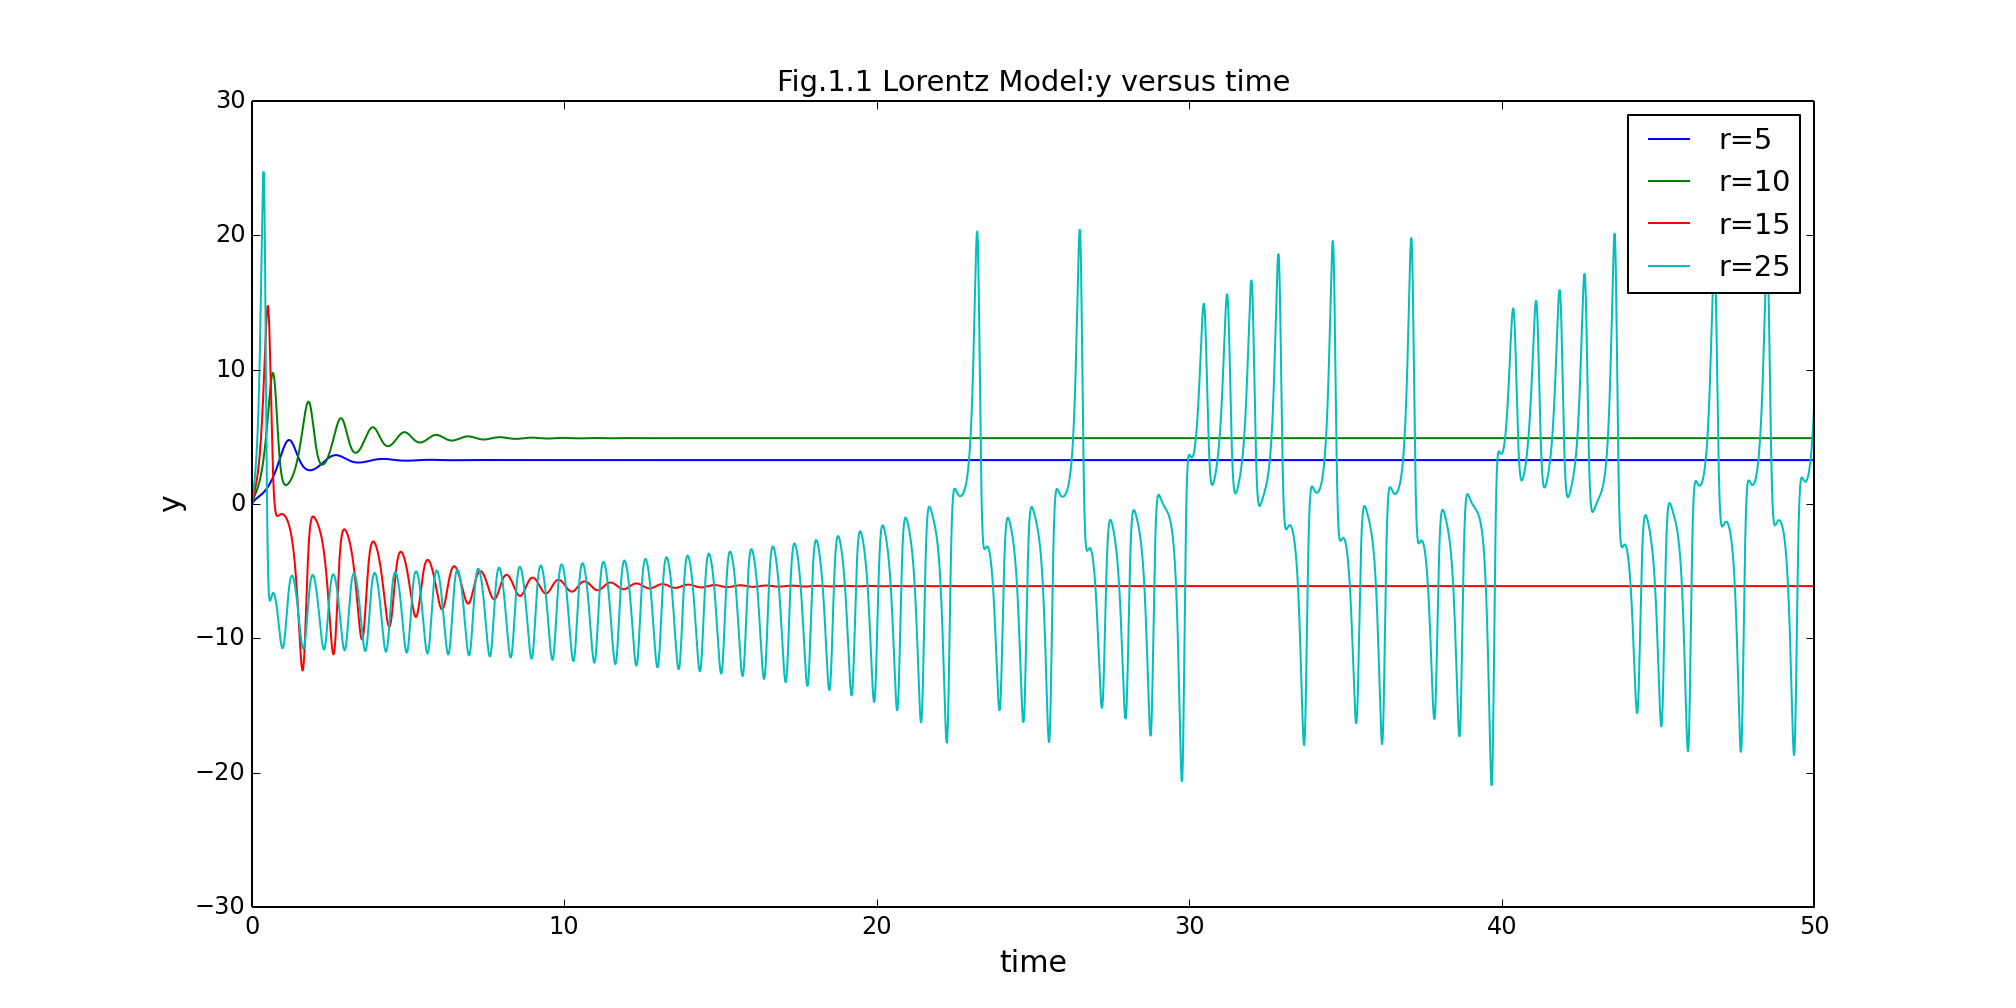

Python code for this plot:
import matplotlib.pyplot as plt
from mpl_toolkits.mplot3d import Axes3D

def loren(x0,y0,z0,r,sigma,b,dt,T):
    location=[[]for i in range(4)]
    location[0].append(x0)
    location[1].append(y0)
    location[2].append(z0)
    location[3].append(0)
    while location[3][-1]<=T:
        location[0].append(location[0][-1]+sigma*(location[1][-1]-location[0][-1])*dt)
        location[1].append(location[1][-1]+(-location[0][-2]*location[2][-1]+r*location[0][-2]-location[1][-1])*dt)
        location[2].append(location[2][-1]+(location[0][-2]*location[1][-2]-b*location[2][-1])*dt)
        location[3].append(location[3][-1]+dt)
    return location#x,y,z,time

sigma,b,dt,T=10,8./3,0.0001,50
#Figure1 z VS time for different r
A=loren(1,0,0,5,sigma,b,dt,T)
B=loren(1,0,0,10,sigma,b,dt,T)
C=loren(1,0,0,15,sigma,b,dt,T)
D=loren(1,0,0,25,sigma,b,dt,T)

plt.figure(figsize=(14,7))
#plt.subplot(1,2,1)
plt.plot(A[3],A[1],linestyle='-',linewidth=1.0,label='r=5')
plt.plot(B[3],B[1],linestyle='-',linewidth=1.0,label='r=10')
plt.plot(C[3],C[1],linestyle='-',linewidth=1.0,label='r=15')
plt.plot(D[3],D[1],linestyle='-',linewidth=1.0,label='r=25')
plt.title('Fig.1.1 Lorentz Model:y versus time')
plt.xlim(0,T)
plt.xlabel('time',fontsize=15)
plt.ylabel('y',fontsize=15)
plt.legend()
plt.savefig('Ex10-L1-1.png',dpi = 144)
plt.show()

plt.figure(figsize=(14,7))
#plt.subplot(1,2,2)
plt.plot(A[3],A[2],linestyle='-',linewidth=1.0,label='r=5')
plt.plot(B[3],B[2],linestyle='-',linewidth=1.0,label='r=10')
plt.plot(C[3],C[2],linestyle='-',linewidth=1.0,label='r=15')
plt.plot(D[3],D[2],linestyle='-',linewidth=1.0,label='r=25')
plt.title('Fig.1.2 Lorentz Model:z versus time')
plt.xlim(0,T)
plt.xlabel('time',fontsize=15)
plt.ylabel('z',fontsize=15)
plt.legend()
plt.savefig('Ex10-L1-2.png',dpi = 144)
plt.show()

#Figure2 phase-space plot
D=loren(1,0,0,25,sigma,b,dt,T)
plt.figure(figsize=(14,5.5))
#plt.subplot(1,3,1)
plt.plot(D[0],D[1],linestyle='-',linewidth=1.0)
plt.title('Fig.2.1 Phase Space plot:y VS x,r=25')
plt.xlabel('x',fontsize=15)
plt.ylabel('y',fontsize=15)
plt.savefig('Ex10-L1-3.png',dpi = 144)
plt.show()

plt.figure(figsize=(14,5.5))
#plt.subplot(1,3,2)
plt.plot(D[0],D[2],linestyle='-',linewidth=1.0)
plt.title('Fig.2.2 Phase Space plot:z VS x,r=25')
plt.xlabel('x',fontsize=15)
plt.ylabel('z',fontsize=15)
plt.savefig('Ex10-L1-4.png',dpi = 144)
plt.show()

plt.figure(figsize=(14,5.5))
#plt.subplot(1,3,3)
plt.plot(D[1],D[2],linestyle='-',linewidth=1.0)
plt.title('Fig.2.3 Phase Space plot:z VS y,r=25')
plt.xlabel('y',fontsize=15)
plt.ylabel('z',fontsize=15)
plt.savefig('Ex10-L1-5.png',dpi = 144)
plt.show()


#Figure3 draw the 3D figure
fig = plt.figure()
ax=Axes3D(fig)     
ax.plot(D[0],D[1],D[2], linestyle='-', linewidth=1.0,label='r=25')
ax.set_title('Fig.2.4 Lorentz Model, r=25')
ax.set_xlabel('x')
ax.set_ylabel('y') 
ax.set_zlabel('z')
plt.savefig('Ex10-L1-6.png',dpi = 144)
plt.show()

